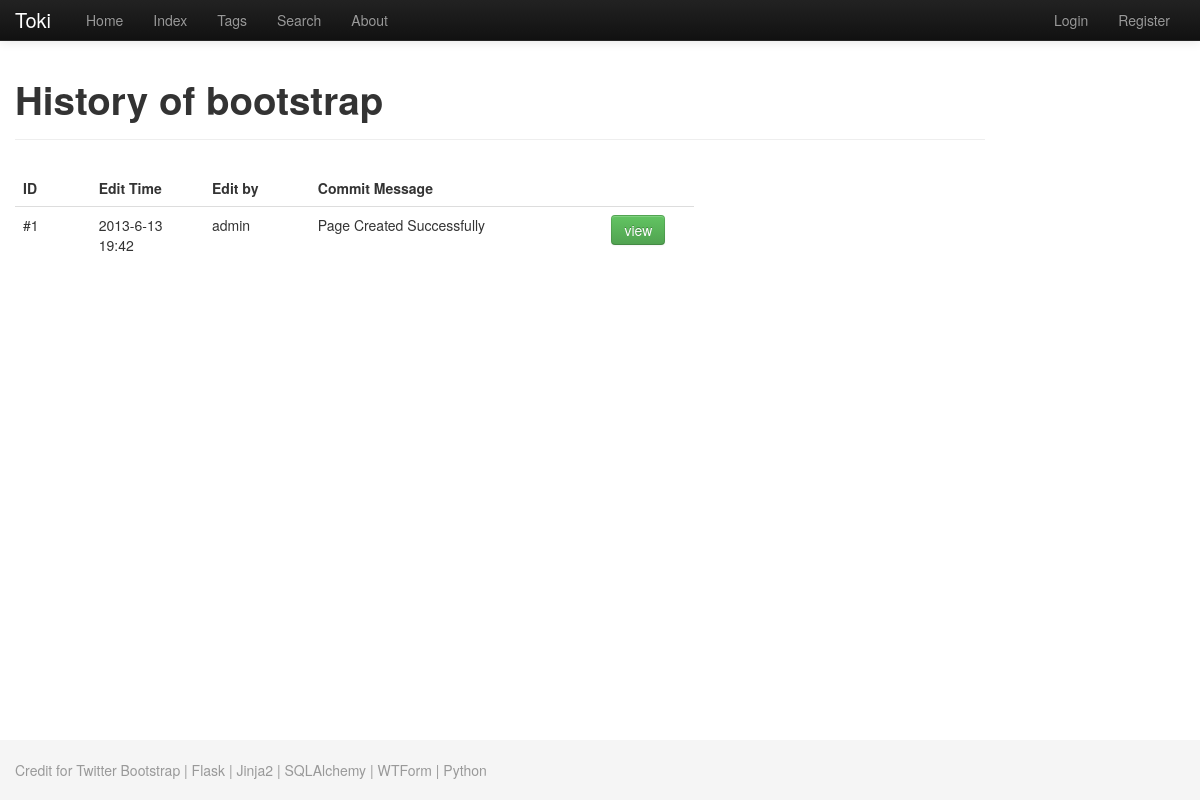
Screenshot of /history/2 with the database file from the repository.
### app/models.py (models this page shows, shortened)
class Page(db.Model):
    id = db.Column(db.Integer, primary_key=True)
    title = db.Column(db.String(100), unique=True)
    locked = db.Column(db.Boolean)
    pub_date = db.Column(db.DateTime)
    last_edit_date = db.Column(db.DateTime)
    score_avg = db.Column(db.Float)
    scorer_num = db.Column(db.Integer, default=0)
    score_5 = db.Column(db.Integer, default=0)
    score_4 = db.Column(db.Integer, default=0)
    score_3 = db.Column(db.Integer, default=0)
    score_2 = db.Column(db.Integer, default=0)
    score_1 = db.Column(db.Integer, default=0)
    tags = db.relationship('Tag', secondary=tags, backref='pages')
    logs = db.relationship('Log', backref='page', lazy='dynamic')
    marks = db.relationship('Mark', backref='page', lazy='dynamic')

class Log(db.Model):
    id = db.Column(db.Integer, primary_key=True)
    time = db.Column(db.DateTime)
    operation = db.Column(db.SmallInteger, default=OP_MODIFY)
    commitMSG = db.Column(db.String(300))
    commitSHA = db.Column(db.String(40))
    page_id = db.Column(db.Integer, db.ForeignKey('page.id'))
    user_id = db.Column(db.Integer, db.ForeignKey('user.id'))

class User(db.Model, UserMixin):
    id = db.Column(db.Integer, primary_key=True)
    username = db.Column(db.String(32), index=True, unique=True)
    password = db.Column(db.String(32))
    email = db.Column(db.String(120), unique=True)
    role = db.Column(db.SmallInteger, default=ROLE_USER)
    status = db.Column(db.SmallInteger, default=STATUS_WAITING_FOR_CONFIRM)
    logs = db.relationship('Log', backref='operator', lazy='dynamic')

### app/views.py (the view)
@app.route('/history/<int:id>')
def history(id):
    page = pm.get_page(id)
    commitSHA = request.args.get('commitSHA', None)
    if commitSHA:
        version = request.args.get('version', None)
        content = pm.get_version(id, commitSHA)
        return render_template('version.html', page=page, content=content, version=version, commitSHA=commitSHA)
    logs = pm.get_page_logs(id)
    return render_template('history.html', page=page, logs=logs)

### app/__init__.py (called while the page is built)
def clear_time(time):
    return '%s-%s-%s %s:%s' % (time.year, time.month, time.day, time.hour, time.minute)

### app/helpers.py (called while the page is built)
    def get_page(self, id):
        return Page.query.get(id)

    def get_page_logs(self, id):
        return Log.query.filter_by(page_id=id).order_by(Log.time.desc()).all()

### app/views.py (called while the page is built)
@app.before_request
def before_request():
    g.user = current_user

### app/templates/history.html (shortened to what this page needs)
{% extends "base.html" %}
{% block title -%}{{ _('History of %(title)s', title=page.title) }}{% endblock title %}
{% block content %}
    <div>
        <table class="table">
            <thead>
                <tr>
                    <th style="width: 8%">{{ _('ID') }}</th>
                    <th style="width: 13%">{{ _('Edit Time') }}</th>
                    <th style="width: 12%">{{ _('Edit by') }}</th>
                    <th style="width: 37%">{{ _('Commit Message') }}</th>
                    <th style="width: 10%"></th>
                    <th style="width: 10%"></th>
                </tr>
            </thead>
            <tbody>
                {% for log in logs %}
                    <tr class="log_header">
                        <td>#{{ loop.revindex }}</td>
                        <td>{{ clear_time(log.time) }}</td>
                        <td>{{ log.operator.username }}</td>
                        <td>{{ log.commitMSG }}</td>
                        {% if loop.index == 1 %}
                            <td><a class="btn btn-success" href="{{ url_for('show', id=page.id) }}">{{ _('view') }}</a></td>
                        {% else %}
                            <td><a class="btn btn-success" href="{{ url_for('history', id=page.id, commitSHA=log.commitSHA, version=loop.revindex) }}">{{ _('view') }}</a></td>
                        {% endif %}
                    </tr>
                {% endfor %}
            </tbody>
        </table>
    </div>
{% endblock %}

### rows the page displays
Log: time "2013-6-13 19:42", operator.username "admin", commitMSG "Page Created Successfully"
